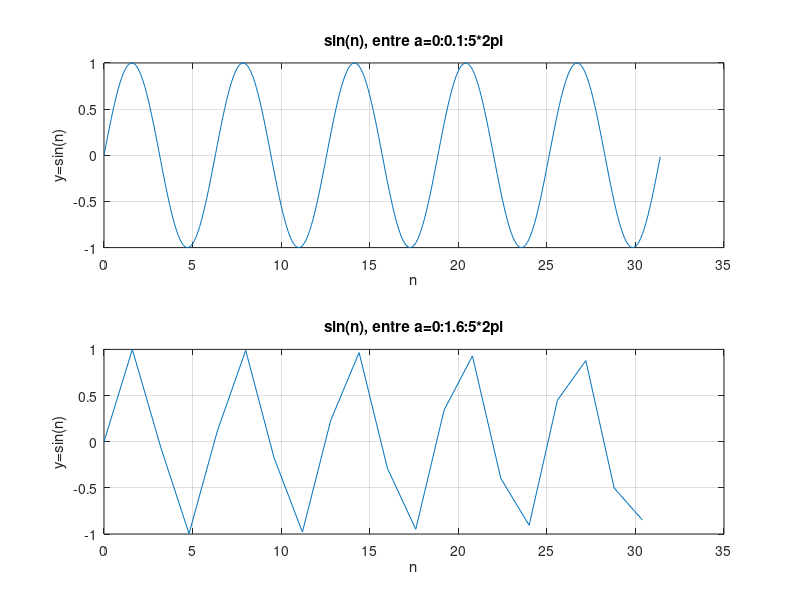

Recreate this plot in MATLAB.
clear all;
close all;

n=0:0.1:5*2*pi; y=sin(n);
subplot(2,1,1);
plot(n,y);
xlabel('n'); ylabel('y=sin(n)'); grid;
title('sin(n), entre a=0:0.1:5*2pi');

n=0:1.6:5*2*pi; y=sin(n);
subplot(2,1,2);
plot(n,y);
xlabel('n'); ylabel('y=sin(n)'); grid;
title('sin(n), entre a=0:1.6:5*2pi');